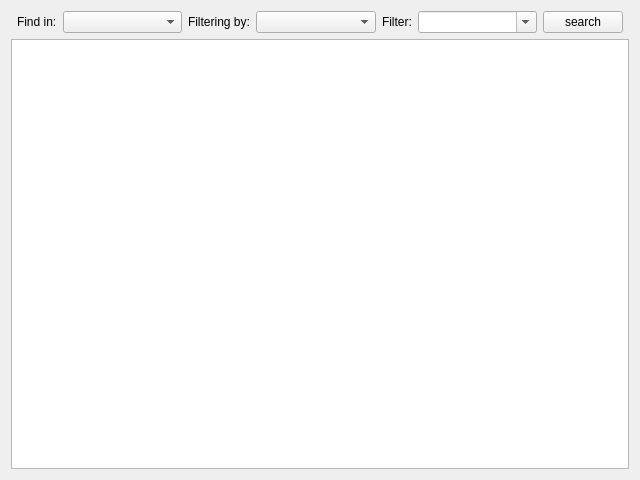
<?xml version="1.0" encoding="UTF-8"?>
<ui version="4.0">
 <class>ReferencesForm</class>
 <widget class="QWidget" name="ReferencesForm">
  <property name="geometry">
   <rect>
    <x>0</x>
    <y>0</y>
    <width>640</width>
    <height>480</height>
   </rect>
  </property>
  <property name="windowTitle">
   <string>Form</string>
  </property>
  <layout class="QGridLayout" name="gridLayout">
   <item row="0" column="1">
    <layout class="QHBoxLayout" name="horizontalLayout">
     <item>
      <widget class="QLabel" name="label">
       <property name="text">
        <string>Find in:</string>
       </property>
      </widget>
     </item>
     <item>
      <widget class="InventoryComboBox" name="type_comboBox">
       <property name="sizePolicy">
        <sizepolicy hsizetype="MinimumExpanding" vsizetype="Fixed">
         <horstretch>0</horstretch>
         <verstretch>0</verstretch>
        </sizepolicy>
       </property>
      </widget>
     </item>
     <item>
      <widget class="QLabel" name="label_2">
       <property name="text">
        <string>Filtering by:</string>
       </property>
      </widget>
     </item>
     <item>
      <widget class="QComboBox" name="properties_comboBox">
       <property name="sizePolicy">
        <sizepolicy hsizetype="MinimumExpanding" vsizetype="Fixed">
         <horstretch>0</horstretch>
         <verstretch>0</verstretch>
        </sizepolicy>
       </property>
      </widget>
     </item>
     <item>
      <widget class="QLabel" name="label_3">
       <property name="text">
        <string>Filter:</string>
       </property>
      </widget>
     </item>
     <item>
      <widget class="QComboBox" name="filter_comboBox">
       <property name="sizePolicy">
        <sizepolicy hsizetype="MinimumExpanding" vsizetype="Fixed">
         <horstretch>0</horstretch>
         <verstretch>0</verstretch>
        </sizepolicy>
       </property>
       <property name="editable">
        <bool>true</bool>
       </property>
      </widget>
     </item>
     <item>
      <widget class="QPushButton" name="search_pushButton">
       <property name="text">
        <string>search</string>
       </property>
       <property name="icon">
        <iconset resource="resources.qrc">
         <normaloff>:/Icons/icons/Search.png</normaloff>:/Icons/icons/Search.png</iconset>
       </property>
      </widget>
     </item>
    </layout>
   </item>
   <item row="1" column="0" colspan="3">
    <widget class="QTableView" name="tableView"/>
   </item>
  </layout>
 </widget>
 <customwidgets>
  <customwidget>
   <class>InventoryComboBox</class>
   <extends>QComboBox</extends>
   <header>inventorycombobox.h</header>
  </customwidget>
 </customwidgets>
 <resources>
  <include location="resources.qrc"/>
 </resources>
 <connections/>
</ui>
